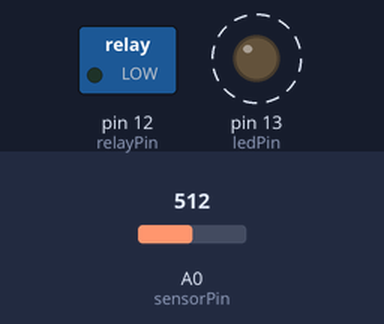
The sketch below on a simulated Arduino Uno, built with avr-gcc and run on an emulated ATmega328P. Shown: switched loads named in the sketch (green lamp = pin HIGH), output pins drawn as LEDs (lit = HIGH). Dashed ring = blinking. The test bench sets the inputs (shaded band); at power-on: A0 (sensorPin) = 512.

Above: at 1.8 s.
1.9 s: A0 (sensorPin) set to 787
At 2.6 s:
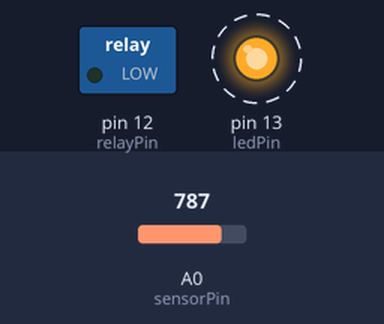
5.4 s: A0 (sensorPin) set to 809
At 7.4 s:
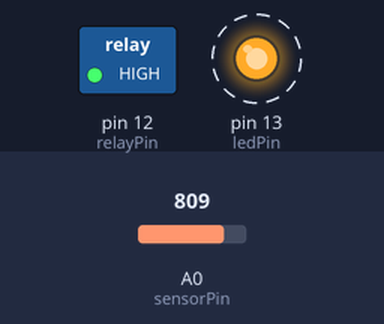
9.5 s: A0 (sensorPin) set to 613
13.0 s: A0 (sensorPin) set to 582
At 14.1 s:
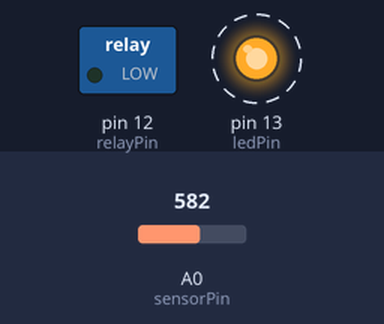
17.1 s: A0 (sensorPin) set to 810
At 18.6 s:
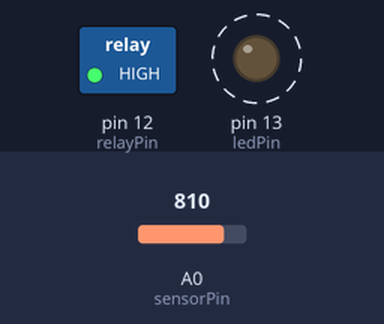
Timing chart, 0 to 22.2 s (numbered marks = the images above; inputs shaded):
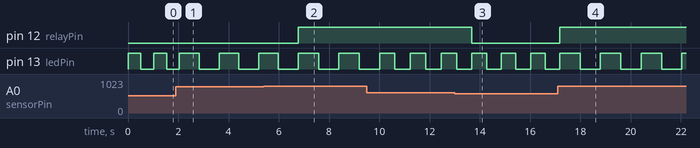

Measured:
- the behaviour switches between 799 and 800 on A0 (sensorPin) (found by bisection; images 1 and 2)
- the behaviour switches between 601 and 600 on A0 (sensorPin) (found by bisection; images 2 and 3)
- after the input at 1.9 s, pin 13 (ledPin): alternates HIGH for 0.79 s and LOW for 0.79 s, starting after 0.94 s
- after the input at 5.4 s, pin 12 (relayPin): LOW → HIGH after 1.4 s
- after the input at 13.0 s, pin 12 (relayPin): HIGH → LOW after 0.69 s
- after the input at 17.1 s, pin 12 (relayPin): LOW → HIGH after 0.08 s; pin 13 (ledPin): alternates HIGH for 0.81 s and LOW for 0.81 s, starting after 0.89 s
- by itself, pin 13 (ledPin): alternates HIGH for 0.51 s and LOW for 0.51 s

The sketch:

AnalogInputforfiretoRelay.ino
```cpp
/*


 http://shop34791330.taobao.com/ //德飞莱旗舰店
 http://qixingchong.tmall.com/   //七星虫旗舰店
 http://www.doflye.net //德飞莱技术论坛
 http://www.doflye.net/forum-98-1.html //德飞莱论坛arduino版块

 这里有2种使用方式，这里以模拟量控制输出，另外一种比较简单，使用火焰模块
 模块通过电位器调节灵敏度，直接输出电平信号，单片机只需要检测数字电平输入
 即可，高级应用需要分析电平跳变的频率来判断不同的感应情况，更多内容请参考
 德飞莱论坛。

 如果使用LY-51S独立模块开发板，参考以下链接：
 http://www.doflye.net/thread-5295-1-1.html
 官方硬件和软件参考地址：
 http://arduino.cc/en/Tutorial/AnalogInput

 */


int sensorPin = A0;    // 模拟输入引脚
int ledPin = 13;       // led指示灯引脚
int relayPin = 12;     // 定义继电器引脚，高低电平有效取决于继电器的连接方式
int sensorValue = 0;  //  模拟输入数值变量

void setup() {
  // 声明引脚为输出模式
  pinMode(ledPin, OUTPUT);
  pinMode(relayPin, OUTPUT);
}

void loop() {
  // 读取电位器电压值
  sensorValue = analogRead(sensorPin);
  // 点亮led，LY-51S独立模块开发板上led模块则是熄灭led
  if(sensorValue>=800) digitalWrite(relayPin, HIGH);
  else if(sensorValue<=600) digitalWrite(relayPin, LOW);

  digitalWrite(ledPin, HIGH);
  // 使用读取的这个模拟量值作为演示时间，单位ms，范围0-1023
  delay(sensorValue);
  // 熄灭led，LY-51S独立模块开发板上led模块则是点亮led
  digitalWrite(ledPin, LOW);
  // 使用读取的这个模拟量值作为演示时间，单位ms，范围0-1023
  delay(sensorValue);
}
```
